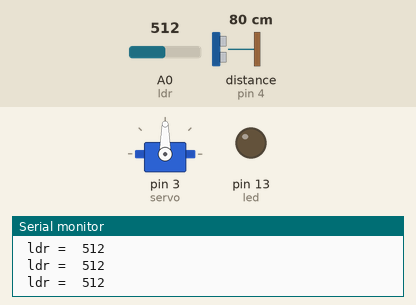
Recording of a sketch running on a simulated Arduino Mega 2560, built with avr-gcc and run on an emulated ATmega2560. Parts: servo, output pins drawn as LEDs (lit = HIGH), the last lines printed to the serial monitor. Inputs (shaded band) come from the test bench; at power-on: A0 (ldr) = 512, distance to the obstacle (sensor on pin 4) 80 cm. The echo pulse lasts 58.3 µs per cm.

Above: at 1.3 s.
1.4 s: A0 (ldr) set to 54
2.9 s: A0 (ldr) set to 46
At 3.26 s:
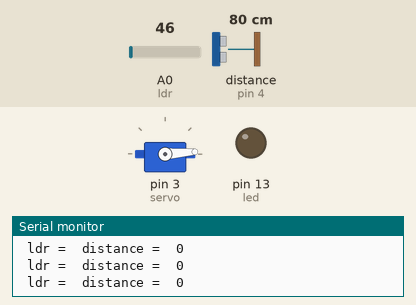
5.9 s: A0 (ldr) set to 122
At 6.9 s:
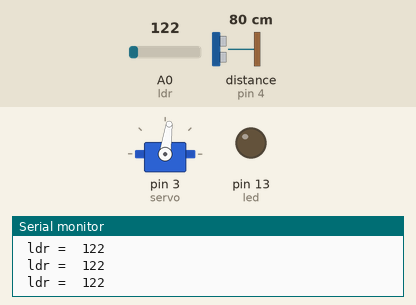
Timing chart, 0 to 8.9 s (numbered marks = the images above; inputs shaded):
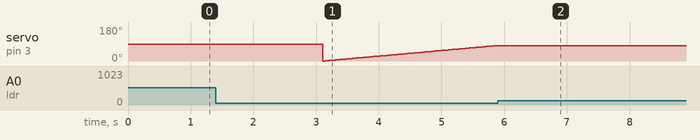

Measured:
- the behaviour switches between 50 and 49 on A0 (ldr) (found by bisection; images 0 and 1)
- after the input at 5.9 s, servo on pin 3 (servo): stays 82° (without the input it goes to 83° after 0.02 s)

The sketch:

Night_light_system.ino
```cpp
#include<NewPing.h>
#include<Servo.h>
#define servo 3
#define led 13
#define ldr A0
NewPing sonar(5,4,50);//Firstvalue is triger pin ,second value is echo pin , third value is the range in cm
Servo ser;
void setup() {
  pinMode(led,OUTPUT);
  pinMode(ldr,INPUT);
  Serial.begin(9600);
  delay(100);
  ser.attach(servo);
}

void loop() {
  int ldr_val = analogRead(ldr);
  Serial.print(" ldr =  ");
  Serial.println(ldr_val);
  delay(200);
  if(ldr_val < 50){
  for (int i = 0 ; i <= 180; i++){
    ldr_val = analogRead(ldr);
    Serial.print(" ldr =  ");
    if(ldr_val > 50){
      digitalWrite(led,LOW);
      break;
    }
        ser.write(i);
        int distance = sonar.ping_cm();
        if(distance != 0){
          digitalWrite(led,HIGH);
          Serial.print(ldr_val);
        }else{
          digitalWrite(led,LOW);
        }
        Serial.print("distance =  ");
        Serial.println(distance);
        delay(30);
      }


 for (int i = 180 ; i >= 0; i--){
  Serial.print("  revert ldr =  ");
    if(ldr_val > 50){
      digitalWrite(led,LOW);
      break;
    }
      ser.write(i);
      int revertdistance = sonar.ping_cm();
      if(revertdistance != 0){
          digitalWrite(led,HIGH);
          Serial.print(ldr_val);
        }else{
          digitalWrite(led,LOW);
        }
      Serial.print(" Revert distance =  ");
      Serial.println(revertdistance);
      delay(30);
    }
  }

}
```
